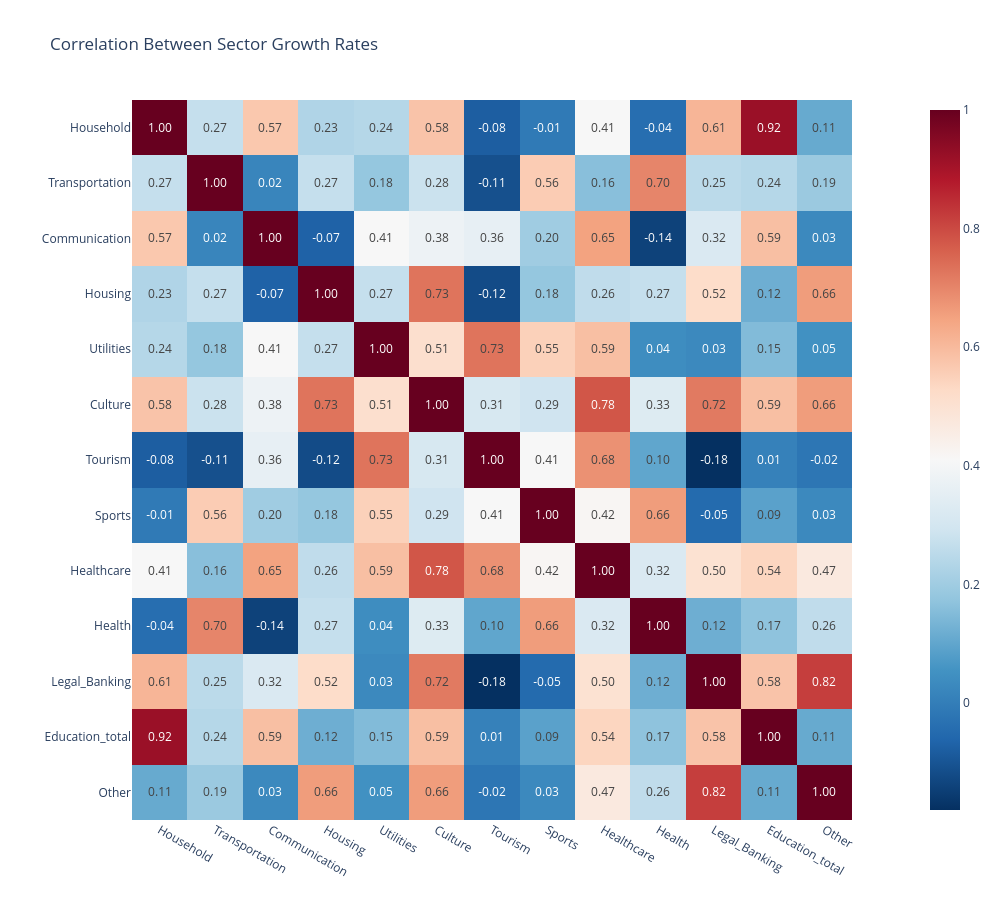

Notebook source saved alongside this figure:
### Code cell
# Creating the heatmap to visualize
graph = px.imshow(
    corr_matrix, 
    text_auto='.2f', 
    color_continuous_scale='RdBu_r', 
    title='Correlation Between Sector Growth Rates',
    width=1000, 
    height=900)
# Applying fixed range and a custom hovertemplate
graph.update_layout(xaxis_fixedrange=True, yaxis_fixedrange=True)
graph.update_traces(hovertemplate="Sector X: %{x}<br>Sector Y: %{y}<br>Correlation: %{z}<extra></extra>")
graph.show()

### Figure 1 — Plotly figure (JSON) as saved in the notebook; plotly's stock layout.template omitted (floating-point values rounded to 4 significant figures; data arrays with more than 128 entries replaced by an {"elided": "..."} marker saying what was removed)
{"data": [{"coloraxis": "coloraxis", "hovertemplate": "Sector X: %{x}<br>Sector Y: %{y}<br>Correlation: %{z}<extra></extra>", "name": "0", "texttemplate": "%{z:.2f}", "type": "heatmap", "x": ["Household", "Transportation", "Communication", "Housing", "Utilities", "Culture", "Tourism", "Sports", "Healthcare", "Health", "Legal_Banking", "Education_total", "Other"], "xaxis": "x", "y": ["Household", "Transportation", "Communication", "Housing", "Utilities", "Culture", "Tourism", "Sports", "Healthcare", "Health", "Legal_Banking", "Education_total", "Other"], "yaxis": "y", "z": {"elided": "13x13 float values"}}], "layout": {"coloraxis": {"colorscale": [[0, "rgb(5,48,97)"], [0.1, "rgb(33,102,172)"], [0.2, "rgb(67,147,195)"], [0.3, "rgb(146,197,222)"], [0.4, "rgb(209,229,240)"], [0.5, "rgb(247,247,247)"], [0.6, "rgb(253,219,199)"], [0.7, "rgb(244,165,130)"], [0.8, "rgb(214,96,77)"], [0.9, "rgb(178,24,43)"], [1, "rgb(103,0,31)"]]}, "height": 900, "title": {"text": "Correlation Between Sector Growth Rates"}, "width": 1000, "xaxis": {"anchor": "y", "constrain": "domain", "domain": [0, 1], "fixedrange": true, "scaleanchor": "y"}, "yaxis": {"anchor": "x", "autorange": "reversed", "constrain": "domain", "domain": [0, 1], "fixedrange": true}}}
